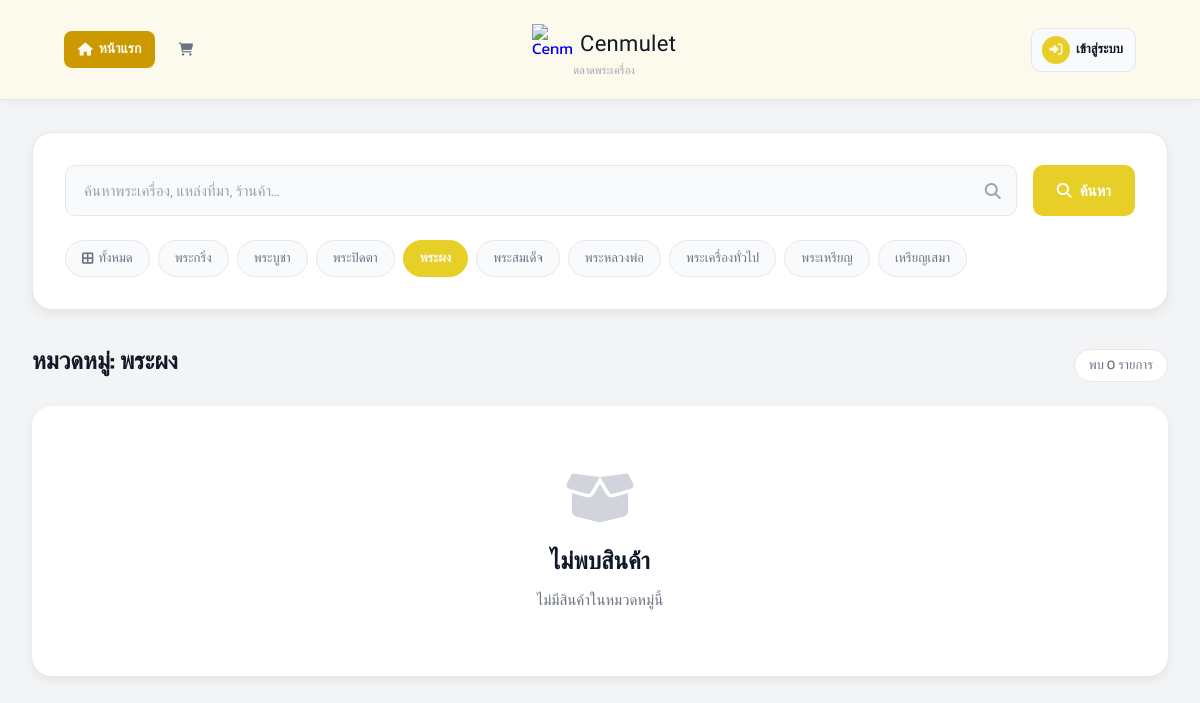
The page /?category=5 on the database as committed earlier.
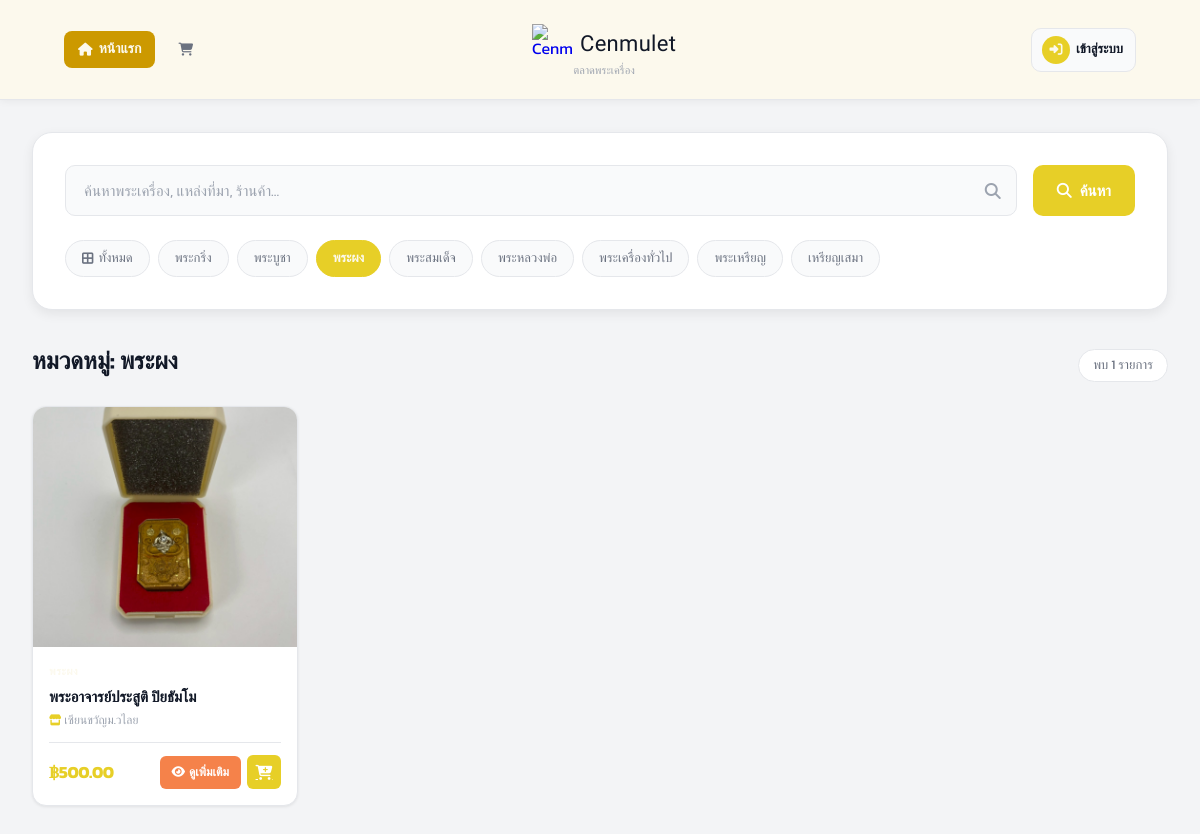
The same page on the database as committed later.
### tables this page shows
CREATE TABLE categories (
    id INTEGER PRIMARY KEY AUTOINCREMENT,
    category_name TEXT
, is_hidden INTEGER DEFAULT 0);

CREATE TABLE amulets (
    id INTEGER PRIMARY KEY AUTOINCREMENT,
    amulet_name TEXT,
    source TEXT,
    quantity INTEGER,
    price REAL,
    image TEXT,
    sellerId INTEGER,
    categoryId INTEGER, is_hidden INTEGER DEFAULT 0,
    FOREIGN KEY (sellerId) REFERENCES sellers(id),
    FOREIGN KEY (categoryId) REFERENCES categories(id)
);

CREATE TABLE sellers (
    id INTEGER PRIMARY KEY AUTOINCREMENT,
    fullname TEXT,
    store_name TEXT,
    username TEXT UNIQUE,
    password TEXT,
    address TEXT,
    img_store TEXT,
    tel TEXT,
    pay_contax TEXT,
    id_per TEXT,
    img_per TEXT,

    status TEXT DEFAULT 'pending',
    reject_reason TEXT,
    reviewed_at DATETIME
, pay_bank TEXT);

### index.php (called while the page is built)
<?php
require __DIR__ . '/views/user/home.php';

### views/user/home.php (the view, shortened to what the changed rows need)
<?php
require_once __DIR__ . "/../../config/db.php";
$is_logged_in = isset($_SESSION['user_id']) && $_SESSION['role'] === 'user';
try {
    $stmt = $db->query("SELECT id, category_name FROM categories WHERE is_hidden = 0 OR is_hidden IS NULL ORDER BY category_name");
    $categories = $stmt->fetchAll(PDO::FETCH_ASSOC);
} catch (PDOException $e) {
    $categories = [];
}
$search          = $_GET['search']   ?? '';
$category_filter = $_GET['category'] ?? '';
try {
    $sql = "
        SELECT a.id, a.amulet_name, a.image, a.price, a.source,
               c.category_name, s.store_name
        FROM amulets a
        LEFT JOIN categories c ON a.categoryId = c.id
        LEFT JOIN sellers   s ON a.sellerId   = s.id
        WHERE a.quantity > 0 AND (a.is_hidden = 0 OR a.is_hidden IS NULL)
    ";
    $params = [];
    if (!empty($category_filter)) {
        $sql .= " AND a.categoryId = :category";
        $params[':category'] = $category_filter;
    }
    $sql .= " ORDER BY a.id DESC";
    $stmt = $db->prepare($sql);
    $stmt->execute($params);
    $products = $stmt->fetchAll(PDO::FETCH_ASSOC);
} catch (PDOException $e) {
    error_log("Home products query error: " . $e->getMessage());
    $products = [];
}
?>
<!DOCTYPE html>
<html lang="th">
<head>
    <link rel="stylesheet" href="https://cdnjs.cloudflare.com/ajax/libs/font-awesome/6.5.1/css/all.min.css">
    <link rel="stylesheet" href="/public/css/style.css">
    <link rel="stylesheet" href="/public/css/home.css">
</head>
<body>
    <div class="container">
        <div class="search-filter-panel">
            <div class="category-chips">
                <a href="/views/user/home.php"
                   class="category-chip <?php echo empty($category_filter) ? 'active' : ''; ?>">
                    <i class="fa-solid fa-border-all"></i> ทั้งหมด
                </a>
                <?php foreach ($categories as $cat): ?>
                    <a href="?category=<?php echo $cat['id']; ?><?php echo !empty($search) ? '&search=' . urlencode($search) : ''; ?>"
                       class="category-chip <?php echo $category_filter == $cat['id'] ? 'active' : ''; ?>">
                        <?php echo htmlspecialchars($cat['category_name']); ?>
                    </a>
                <?php endforeach; ?>
            </div>
        </div>
        <div class="results-header">
            <h1>
                <?php
                if (!empty($search)) {
                    echo 'ผลการค้นหา: "' . htmlspecialchars($search) . '"';
                } elseif (!empty($category_filter)) {
                    $cat_name = '';
                    foreach ($categories as $cat) {
                        if ($cat['id'] == $category_filter) { $cat_name = $cat['category_name']; break; }
                    }
                    echo 'หมวดหมู่: ' . htmlspecialchars($cat_name);
                } else {
                    echo 'พระเครื่องทั้งหมด';
                }
                ?>
            </h1>
            <span class="result-count">พบ <?php echo count($products); ?> รายการ</span>
        </div>
        <?php if (count($products) > 0): ?>
            <div class="products-grid">
                <?php foreach ($products as $product): ?>
                    <div class="product-card">
                        <div class="product-image">
                            <?php if ($product['image']): ?>
                                <img src="/uploads/amulets/<?php echo htmlspecialchars($product['image']); ?>" alt="<?php echo htmlspecialchars($product['amulet_name']); ?>">
                            <?php else: ?>
                                <i class="fa-solid fa-image placeholder-icon"></i>
                            <?php endif; ?>
                        </div>
                        <div class="product-body">
                            <div class="product-cat">
                            </div>
                            <h3 class="product-name"><?php echo htmlspecialchars($product['amulet_name']); ?></h3>
                            <p class="product-source">
                                <i class="fa-solid fa-store" style="color:var(--primary);font-size:11px;"></i>
                                <?php echo htmlspecialchars($product['store_name'] ?? 'ร้านค้า'); ?>
                            </p>
                            <div class="product-footer">
                                <div class="product-price">฿<?php echo number_format($product['price'], 2); ?></div>
                                <div class="product-actions">
                                    <a href="/views/user/product_detail.php?id=<?php echo $product['id']; ?>" class="btn-detail">
                                        <i class="fa-solid fa-eye"></i> ดูเพิ่มเติม
                                    </a>
                                    <?php if ($is_logged_in): ?>
                                    <form action="/user/add_to_cart_process.php" method="POST" style="display:inline;">
                                        <input type="hidden" name="amulet_id" value="<?php echo $product['id']; ?>">
                                        <input type="hidden" name="quantity"   value="1">
                                        <button type="submit" class="btn-add-cart" title="เพิ่มลงตะกร้า">
                                            <i class="fa-solid fa-cart-plus"></i>
                                        </button>
                                    </form>
                                    <?php else: ?>
                                    <a href="/views/auth/login.php" class="btn-add-cart" title="ล็อกอินเพื่อเพิ่มลงตะกร้า">
                                        <i class="fa-solid fa-cart-plus"></i>
                                    </a>
                                    <?php endif; ?>
                                </div>
                            </div>
                        </div>
                    </div>
                <?php endforeach; ?>
            </div>
        <?php else: ?>
            <div class="no-products">
                <i class="fa-solid fa-box-open"></i>
                <h2>ไม่พบสินค้า</h2>
                <p>
                    <?php
                    if (!empty($search)) {
                        echo 'ไม่พบสินค้าที่ตรงกับคำค้นหา "' . htmlspecialchars($search) . '"';
                    } else {
                        echo 'ไม่มีสินค้าในหมวดหมู่นี้';
                    }
                    ?>
                </p>
            </div>
        <?php endif; ?>
    </div>
</body>
</html>

Rows that differ between the two databases and show on the page:
removed categories: category_name "พระปิดตา"
now on this page (row edited): amulets: image (picture), amulet_name "พระอาจารย์ประสูติ ปิยธัมโม", sellerId.store_name "เซียนขวัญม.วไลย", price "500.00"
Other text that changed with them:
count($products): "0" → "1"
text no longer shown: "ไม่พบสินค้า ไม่มีสินค้าในหมวดหมู่นี้"
